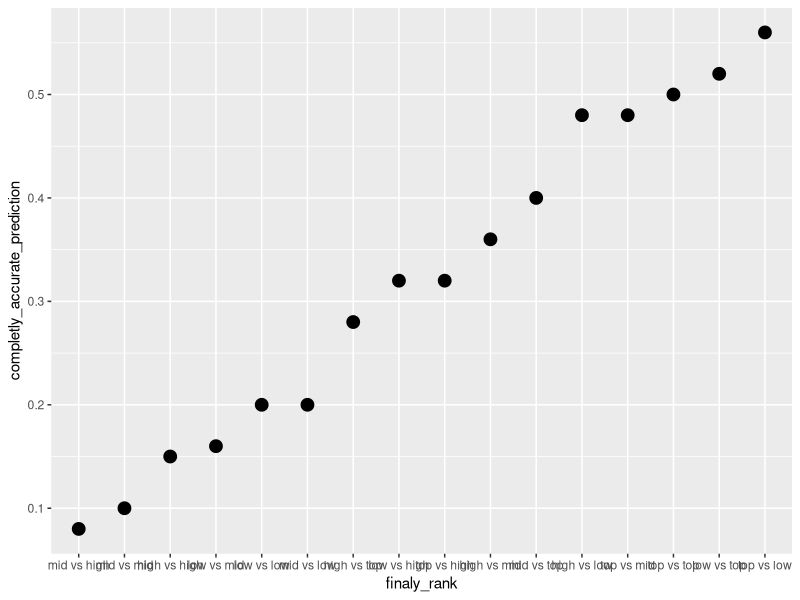

Here is the R script that generated this plot:
df <- read.csv("data/prediction_result.csv")

summary(df$HomeTeam)


df$home_predicted_rating <- as.factor(ifelse(df$HomeTeam=='Man City' | df$HomeTeam=='Liverpool' |
                                     df$HomeTeam=='Chelsea' | df$HomeTeam=='Tottenham' | 
                                     df$HomeTeam=='Arsenal','top',
                                     ifelse(df$HomeTeam=='Man United' | df$HomeTeam=='Everton' |
                                              df$HomeTeam=='Leicester' | df$HomeTeam=='Wolves' | 
                                              df$HomeTeam=='Crystal Palace','high',
                                            ifelse(df$HomeTeam=='Bournemouth' | df$HomeTeam=='West Ham' |
                                                     df$HomeTeam=='Watford' | df$HomeTeam=='Newcastle' | 
                                                     df$HomeTeam=='Southampton','mid','low'
                                            )
                                     )))

df$away_predicted_rating <- as.factor(ifelse(df$AwayTeam=='Man City' | df$AwayTeam=='Liverpool' |
                                               df$AwayTeam=='Chelsea' | df$AwayTeam=='Tottenham' | 
                                               df$AwayTeam=='Arsenal','top',
                                             ifelse(df$AwayTeam=='Man United' | df$AwayTeam=='Everton' |
                                                      df$AwayTeam=='Leicester' | df$AwayTeam=='Wolves' | 
                                                      df$AwayTeam=='Crystal Palace','high',
                                                    ifelse(df$AwayTeam=='Bournemouth' | df$AwayTeam=='West Ham' |
                                                             df$AwayTeam=='Watford' | df$AwayTeam=='Newcastle' | 
                                                             df$AwayTeam=='Southampton','mid','low'
                                                    )
                                             )))

summary(df$HomeTeam)
df$home_final_rating <- as.factor(ifelse(df$HomeTeam=='Man City' | df$HomeTeam=='Liverpool' |
                                           df$HomeTeam=='Chelsea' | df$HomeTeam=='Leicester' | 
                                           df$HomeTeam=='Man United','top',
                                         ifelse(df$HomeTeam=='Arsenal' | df$HomeTeam=='Sheffield United' |
                                                  df$HomeTeam=='Tottenham' | df$HomeTeam=='Wolves' | 
                                                  df$HomeTeam=='Burnley','high',
                                                ifelse(df$HomeTeam=='Everton' | df$HomeTeam=='Crystal Palace' |
                                                         df$HomeTeam=='Brighton' | df$HomeTeam=='Newcastle' | 
                                                         df$HomeTeam=='Southampton','mid','low'
                                                )
                                         )))
summary(df)
df$away_final_rating <- as.factor(ifelse(df$AwayTeam=='Man City' | df$AwayTeam=='Liverpool' |
                                           df$AwayTeam=='Chelsea' | df$AwayTeam=='Leicester' | 
                                           df$AwayTeam=='Man United','top',
                                         ifelse(df$AwayTeam=='Arsenal' | df$AwayTeam=='Sheffield United' |
                                                  df$AwayTeam=='Tottenham' | df$AwayTeam=='Wolves' | 
                                                  df$AwayTeam=='Burnley','high',
                                                ifelse(df$AwayTeam=='Everton' | df$AwayTeam=='Crystal Palace' |
                                                         df$AwayTeam=='Brighton' | df$AwayTeam=='Newcastle' | 
                                                         df$AwayTeam=='Southampton','mid','low'
                                                )
                                         )))
df[192,]
table(df$home_predicted_rating,df$HomeTeam)

df$home_predicted_rating <- factor(df$home_final_rating,levels = c("low","mid","high","top"))
df$home_final_rating <- factor(df$home_final_rating,levels = c("low","mid","high","top"))
df$away_predicted_rating <- factor(df$away_predicted_rating,levels = c("low","mid","high","top"))
df$away_final_rating <- factor(df$away_final_rating,levels = c("low","mid","high","top"))

summary(df)

write.csv(df,"data/df_with_rating.csv")

a <- table(df$true_predicted_result,df$true_predicted_goals,df$home_final_rating,df$away_final_rating)
summary(a)

#all down at same time
j = 1
a[64]
predicted_eval <- data.frame()
for(i in 1:16){
  FF <- a[j]
  j = j+1
  TF <- a[j]+a[j+1]
  j = j+2
  TT <- a[j]
  j = j+1
  completly_predicted <- TT/(TT+TF+FF)
  not_completly_predicted <- TF/(TT+TF+FF)
  false_predicted <- FF/(TT+TF+FF)
  predicted_eval <- rbind(predicted_eval,c(completly_predicted,not_completly_predicted,false_predicted))
}

names(predicted_eval)<-c("completly_accurate_prediction","incomplete_prediction","completly_false_prediction")
predicted_eval

a
predicted_eval$finalyrank <- NA
predicted_eval[1,4] <- 'low vs low'
predicted_eval[2,4] <- 'mid vs low'
predicted_eval[3,4] <- 'high vs low'
predicted_eval[4,4] <- 'top vs low'

predicted_eval[5,4] <- 'low vs mid'
predicted_eval[6,4] <- 'mid vs mid'
predicted_eval[7,4] <- 'high vs mid'
predicted_eval[8,4] <- 'top vs mid'

predicted_eval[9,4] <- 'low vs high'
predicted_eval[10,4] <- 'mid vs high'
predicted_eval[11,4] <- 'high vs high'
predicted_eval[12,4] <- 'top vs high'

predicted_eval[13,4] <- 'low vs top'
predicted_eval[14,4] <- 'mid vs top'
predicted_eval[15,4] <- 'high vs top'
predicted_eval[16,4] <- 'top vs top'

predicted_eval
write.csv(predicted_eval,"data/accuracy_of_prediction_by_rank.csv")

library(ggplot2)
names(predicted_eval)<-c("completly_accurate_prediction","incomplete_prediction","completly_false_prediction","finaly_rank")
predicted_eval$finaly_rank <- factor(predicted_eval$finaly_rank,levels = predicted_eval$finaly_rank[order(predicted_eval$completly_accurate_prediction)])

ggplot(predicted_eval,aes(x=finaly_rank,y=completly_accurate_prediction))+geom_point(size=4)
